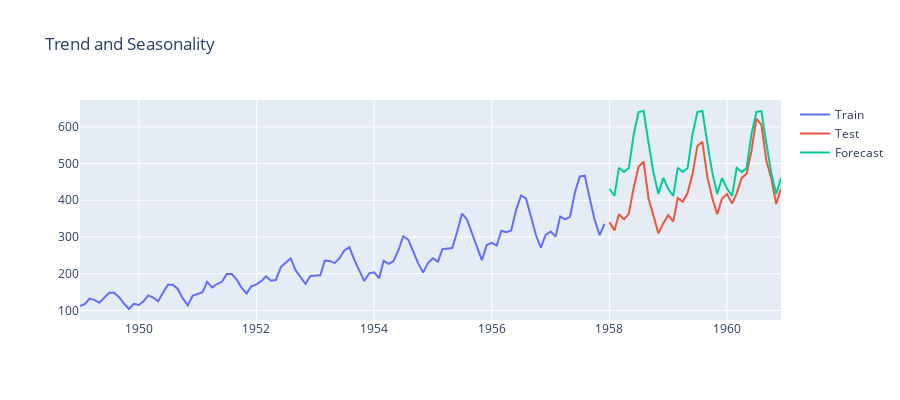

The notebook cell saved with this chart:
### Code cell
from darts.models import RegressionEnsembleModel

ensemble_model = RegressionEnsembleModel(
    forecasting_models=[
        naive_mean_model.untrained_model(),
        naive_seasonal_model.untrained_model(),
    ],
    regression_train_n_points=36,
)
ensemble_model.fit(train)
predictions = ensemble_model.predict(36)

forecast_df = predictions.to_dataframe(
    backend="pandas",
    time_as_index=False,
)
fig5 = make_subplots(rows=1, cols=1)

fig5.add_trace(
    go.Scatter(
        x=train_df["Month"],
        y=train_df["#Passengers"],
        name="Train",
    ),
)
fig5.add_trace(
    go.Scatter(
        x=test_df["Month"],
        y=test_df["#Passengers"],
        name="Test",
    ),
)
fig5.add_trace(
    go.Scatter(
        x=forecast_df["Month"],
        y=forecast_df["#Passengers"],
        name="Forecast",
    ),
)

fig5.update_layout(height=400, title_text="Trend and Seasonality")
fig5.show()
